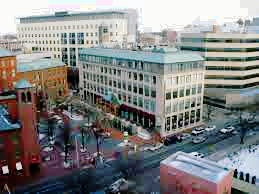
#> input picture assignment2/enhanced_city.jpg, 259 x 194 px, given in place of city.jpg, which was not available
$ jupyter execute --allow-errors assignment2.ipynb
#> lines starting #> are read from the running program, lines starting #| are printed output that depends on the picture; pictures that were not available may be replaced by others from this repository, and a replacement may not be noted
#> further down, img is the input picture: shape (194, 259, 3); mean B, G, R 129.4, 129.4, 129.3
[cell 1]
import matplotlib.pyplot as plt
import numpy as np
import wave
import sys
import scipy.signal
import scipy.io.wavfile
from scipy.fftpack import fft, fftshift,fftfreq,ifft
import pandas as pd
import soundfile as sf
import librosa
import cv2

#> (a cell that did not finish here is left out)

#> (a cell that did not finish here is left out)

#> (a cell that did not finish here is left out)

#> (a cell that did not finish here is left out)

[cell 6]
###spectral subtraction
noise_file="noise.wav"
#> (the rest of this cell did not finish here and is left out)

[cell 7]
# -*- coding: utf-8 -*-
"""
Created on Thur May 20 01:49:32 2021

@author: manavmehta
"""


def get_PDF_CDF(img):
    img_x = img.shape[0]
#> img_x = 194
    img_y = img.shape[1]
#> img_y = 259
    freq = [0]*(256)
    for row in img:
        for pixel in row:
            freq[int(pixel)] = freq[int(pixel)] + 1
#> after the loop, freq = 256 values, max 2718 at index 249, min 30 at index 244, mean 196.3

    pdf = (np.array(freq))/(img_x*img_y) #divide by total number of pixels
#> pdf = 256 values, max 0.0541 at index 249, min 0.000597 at index 244, mean 0.00391

    # first element as it is
    cdf = [pdf[0]]
#> cdf = [0.00929]
    for i in range(1 , len(pdf)):
        cdf.append(cdf[i-1] + pdf[i])
#> after the loop, cdf = 256 values from 0.00929 to 1

    cdf = np.array(cdf)

    plt.plot(pdf)
    plt.plot(cdf)
    plt.show()# plotting the pdf & cdf for corresponding color
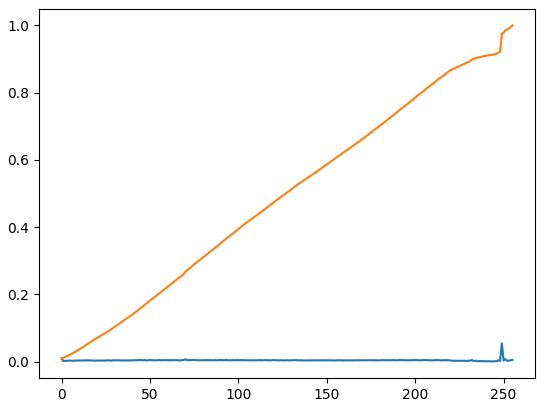
#> figure drawn by matplotlib, 1 panel; curve peaks at x = 249, y = 0.0541; curve peaks at x = 255, y = 1

    return pdf,cdf


def equalize(img):

    eq_img = np.zeros(img.shape)
    pdf,cdf = get_PDF_CDF(img)
#> cdf = 256 values from 0.00929 to 1
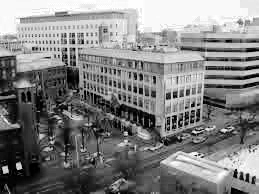
#> img: shape (194, 259); min 0, max 255, mean 129.4

    # get the equalized (L-1)*cdf column
    # print("Shape = ", img.shape)
    for i in range(img.shape[0]):
        for j in range(img.shape[1]):
            eq_img[i][j] = 255 * (cdf[img[i][j]])
    get_PDF_CDF(eq_img)
    return eq_img


filename = "moon.jpg"
filename = "city.jpg"
img = cv2.imread(filename)
# print(img)
# print("Shape = ", img.shape) # (194, 259, 3)

# Separate out RGB channels -> equalize and unite them back
processed_img = np.array([equalize(img[:,:,0]) , equalize(img[:,:,1]) , equalize(img[:,:,2])])
#> in equalize (call 2), `eq_img = np.zeros(img.shape)`: eq_img: shape (194, 259) float64; every value is 0
#> in equalize (call 2), `pdf,cdf = get_PDF_CDF(img)`: pdf = 256 values, max 0.0559 at index 251, min 0.000159 at index 243, mean 0.00391; cdf = 256 values from 0.00442 to 1
#> in equalize (call 2), `pdf,cdf = get_PDF_CDF(img)`:
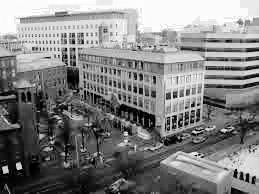
#> img: shape (194, 259); min 0, max 255, mean 129.4
#> in equalize (call 3), `pdf,cdf = get_PDF_CDF(img)`: pdf = 256 values, max 0.0586 at index 251, min 0.000418 at index 245, mean 0.00391; cdf = 256 values from 0.0106 to 1
#> in equalize (call 3), `pdf,cdf = get_PDF_CDF(img)`:
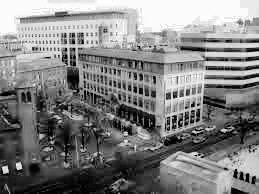
#> img: shape (194, 259); min 0, max 255, mean 129.3
# This gives appended rows so need to transpose

final = np.zeros(img.shape)

# reshaping -> taking the transpose to get the needed np shape for writing
for i in range(img.shape[0]):
    for j in range(img.shape[1]):
        final[i][j][0] = processed_img[0][i][j]
        final[i][j][1] = processed_img[1][i][j]
        final[i][j][2] = processed_img[2][i][j]
# print(type(final),type(img))
print(final.shape,img.shape)
#| (194, 259, 3) (194, 259, 3)
#> (the rest of this cell did not finish here and is left out)


cv2.imwrite('enhanced_'+filename , final)
cv2.imwrite('more_enhanced'+filename , processed_img2)
